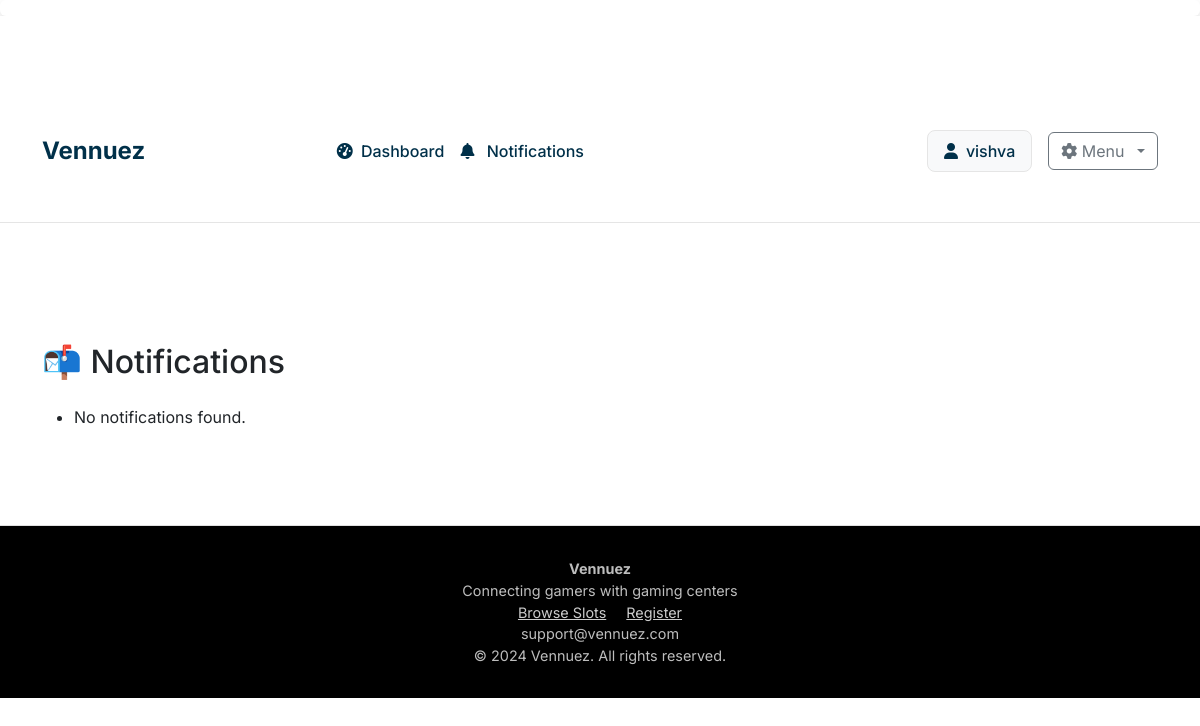
The app's page /notifications (signed in), older data.
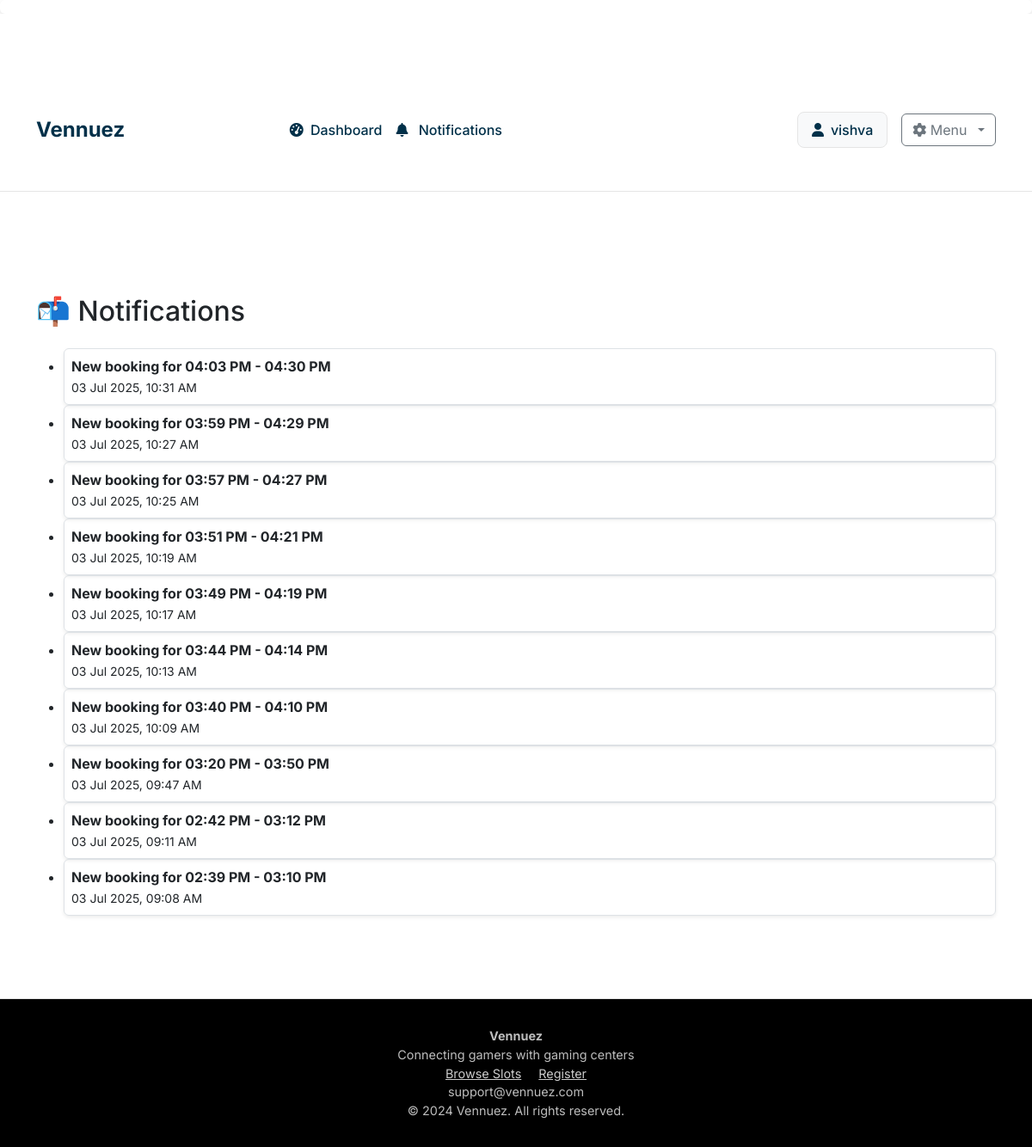
The same page, newer data.
### models.py (models this page shows, shortened)
class Owner(UserMixin, db.Model):
    __tablename__ = 'owners'
    id = db.Column(db.Integer, primary_key=True)
    username = db.Column(db.String(80), unique=True, nullable=False)
    email = db.Column(db.String(120), unique=True, nullable=False)
    password_hash = db.Column(db.String(256), nullable=False)
    phone = db.Column(db.String(20), nullable=False)
    gaming_center_name = db.Column(db.String(200), nullable=False)
    address = db.Column(db.String(255), nullable=True)
    active = db.Column(db.Boolean, default=True)
    created_at = db.Column(db.DateTime, default=datetime.utcnow)
    latitude = db.Column(db.Float, nullable=True)
    longitude = db.Column(db.Float, nullable=True)
    google_maps_link = db.Column(db.String(500), nullable=True)
    amenities = db.Column(db.Text, nullable=True)  # Stored as JSON string
    venue_image1 = db.Column(db.String(500), nullable=True)
    venue_image2 = db.Column(db.String(500), nullable=True)
    venue_image3 = db.Column(db.String(500), nullable=True)
    venue_image4 = db.Column(db.String(500), nullable=True)
    images_uploaded = db.Column(db.Boolean, default=False)
    consoles = db.relationship('Console', backref='owner', lazy=True, cascade='all, delete-orphan')
    subscriptions = db.relationship("Subscription", back_populates="owner", cascade="all, delete")

class Notification(db.Model):
    __tablename__ = 'notifications'
    id = db.Column(db.Integer, primary_key=True)
    owner_id = db.Column(db.Integer, db.ForeignKey('owners.id'), nullable=False)
    message = db.Column(db.String(255), nullable=False)
    created_at = db.Column(db.DateTime, default=datetime.utcnow)
    is_read = db.Column(db.Boolean, default=False)
    owner = db.relationship('Owner', backref='notifications')

### routes.py (the view)
@app.route('/notifications')
@login_required
def all_notifications():
    if not isinstance(current_user, Owner):
        flash("Access denied", "danger")
        return redirect(url_for('dashboard'))
    notifs = Notification.query.filter_by(owner_id=current_user.id).order_by(Notification.created_at.desc()).all()
    return render_template('notifications.html', notifs=notifs)

### app.py (called while the page is built)
@login_manager.user_loader
def load_user(user_id):
    from models import Owner, User
    from flask import session
    user_type = session.get('user_type')
    if user_type == 'owner':
        return Owner.query.get(int(user_id))
    elif user_type == 'user':
        return User.query.get(int(user_id))
    return None

@app.before_request
def show_user_flash_notifications():
    if current_user.is_authenticated and hasattr(current_user, 'id'):
        notifs = UserNotification.query.filter_by(
            user_id=current_user.id,
            is_flash=True,
            is_read=False
        ).all()
        for notif in notifs:
            flash(notif.message, "info")
            notif.is_flash = False
            notif.is_read = True
        if notifs:
            db.session.commit()

### templates/notifications.html
{% extends 'base.html' %}
{% block content %}
<h2 class="text-xl font-bold mb-4">📬 Notifications</h2>
<ul class="space-y-2">
  {% for notif in notifs %}
    <li class="border p-2 rounded bg-gray-100 shadow-sm">
      <strong>{{ notif.message }}</strong><br>
      <small class="text-sm text-gray-600">{{ notif.created_at.strftime('%d %b %Y, %I:%M %p') }}</small>
    </li>
  {% else %}
    <li>No notifications found.</li>
  {% endfor %}
</ul>
{% endblock %}

### templates/base.html (shortened to what this page needs)
<!DOCTYPE html>
<html lang="en">
<head>
  <link rel="stylesheet" href="https://cdnjs.cloudflare.com/ajax/libs/font-awesome/6.0.0/css/all.min.css">
  <div id="flash-msg" class="hidden bg-yellow-200 text-black rounded px-4 py-2 shadow fixed top-4 right-4 z-50"></div>
  <link rel="stylesheet" href="{{ url_for('static', filename='css/main.css') }}">
  <link rel="stylesheet" href="https://cdnjs.cloudflare.com/ajax/libs/font-awesome/6.4.0/css/all.min.css" />
  <link href="https://cdn.jsdelivr.net/npm/bootstrap@5.3.0/dist/css/bootstrap.min.css" rel="stylesheet" />
</head>
<body>
  <nav class="navbar navbar-expand-lg">
    <div class="container">
      <a class="navbar-brand" href="{{ url_for('index') }}">Vennuez</a>
      <div class="collapse navbar-collapse" id="navbarNav">
        <ul class="navbar-nav">
          {% if current_user.is_authenticated %}
            {% if session.user_type != 'owner' %}
              <li class="nav-item">
  <a class="nav-link position-relative" href="{{ url_for('user_notifications') }}">
    <i class="fas fa-bell"></i>
    Notifications
    {% if current_user.is_authenticated and current_user.notifications|selectattr('is_read', 'equalto', False)|list|length > 0 %}
      <span class="badge badge-pill badge-danger" style="position:absolute; top:0; right:0; font-size: 0.6rem;">
        {{ current_user.notifications|selectattr('is_read', 'equalto', False)|list|length }}
      </span>
    {% endif %}
  </a>
</li>
            {% elif session.user_type == 'owner' %}
              <li class="nav-item">
                <a href="{{ url_for('dashboard') }}" class="nav-link {% if request.endpoint == 'dashboard' %}active{% endif %}">
                  <i class="fas fa-tachometer-alt me-1"></i> Dashboard
                </a>
              </li>
              <li class="nav-item">
                <a href="{{ url_for('all_notifications') }}" class="nav-link" title="View Notifications">
                  <i class="fas fa-bell me-2"></i>
                  Notifications
                </a>
              </li>
            {% endif %}
          {% endif %}
        </ul>
        <div class="auth-section ms-auto">
          {% if current_user.is_authenticated %}
            <div class="user-info">
              <i class="fas fa-user"></i>
              <span>{{ current_user.username }}</span>
            </div>
            <div class="dropdown">
              <button class="btn btn-outline-secondary dropdown-toggle" type="button" data-bs-toggle="dropdown" aria-expanded="false">
                <i class="fas fa-cog"></i> Menu
              </button>
            </div>
          {% endif %}
        </div>
      </div>
    </div>
  </nav>
  <main class="container my-4">
    {% block content %}{% endblock %}
  </main>
  <footer class="footer">
    <div>
      <strong>Vennuez</strong><br />
      Connecting gamers with gaming centers<br />
      <a href="{{ url_for('available_slots') }}" style="color:#ccc; margin-right:1rem;">Browse Slots</a>
      <a href="{{ url_for('register') }}" style="color:#ccc;">Register</a><br />
      support@vennuez.com<br />
      &copy; 2024 Vennuez. All rights reserved.
    </div>
  </footer>
</body>
</html>

### static/css/main.css (style rules this page uses)
:root { --primary: #222831; --secondary: #393e46; --accent: #00adb5; --background: #fff; --text: #222831; --muted: #f5f6fa; --border: #e0e0e0; --success: #00b894; --danger: #e17055; }
* { margin: 0; padding: 0; box-sizing: border-box; }
html, body { height: 100%; overflow-x: hidden; }
body { font-family: 'Inter', Arial, sans-serif; background: var(--background); color: var(--text); min-height: 100vh; line-height: 1.6; }
.user-info { color: var(--secondary); font-size: 1rem; }
.btn { background: var(--accent); color: #fff; border: none; border-radius: 4px; padding: 0.5rem 1.25rem; font-size: 1rem; font-weight: 500; cursor: pointer; transition: background 0.2s; outline: none; }
.container { max-width: 1200px; margin: 0 auto; padding: 96px 1.5rem 2rem 1.5rem; }
.btn { display: inline-flex; align-items: center; justify-content: center; padding: 0.75rem 1.5rem; border-radius: 0.25rem; font-weight: 500; cursor: pointer; transition: all 0.2s; border: none; }
h1, h2, h3, h4, h5 { color: var(--primary); font-weight: 700; margin-bottom: 1rem; }
.footer { background: var(--primary); color: #fff; text-align: center; padding: 2rem 1rem 1rem 1rem; margin-top: 3rem; border-top: 1px solid var(--border); }

### templates/base.html (style rules this page uses)
:root { --primary: #003049; --accent: #d62828; }
body { font-family: 'Inter', sans-serif; margin: 0; background: #fff; }
.navbar { background-color: white; padding: 1rem; border-bottom: 1px solid #e5e5e5; }
.navbar .nav-link { color: var(--primary); font-weight: 500; padding: 0.5rem 1rem; border-radius: 5px; transition: all 0.3s ease; }
.navbar-brand { font-weight: bold; color: var(--primary) !important; font-size: 1.5rem; }
.user-info { display: flex; align-items: center; gap: 0.5rem; padding: 0.5rem 1rem; background-color: #f8f9fa; border-radius: 8px; border: 1px solid #e5e5e5; color: var(--primary); font-weight: 500; }
.user-info i { color: var(--primary); }
.footer { background: #000; color: #bdbdbd; padding: 2rem; text-align: center; font-size: 0.9rem; }
@media (min-width: 992px) { .navbar-nav { margin: 0 auto; } }
@media (min-width: 992px) { .auth-section { display: flex; align-items: center; gap: 1rem; } }
.dropdown-toggle::after { margin-left: 0.5rem; }
.btn-outline-secondary { border-color: #6c757d; color: #6c757d; }

Row changes from the older to the newer data that the page shows:
added Notification: message "New booking for 04:03 PM - 04:30 PM", created_at "03 Jul 2025, 10:31 AM"
added Notification: message "New booking for 03:59 PM - 04:29 PM", created_at "03 Jul 2025, 10:27 AM"
added Notification: message "New booking for 03:57 PM - 04:27 PM", created_at "03 Jul 2025, 10:25 AM"
added Notification: message "New booking for 03:51 PM - 04:21 PM", created_at "03 Jul 2025, 10:19 AM"
added Notification: message "New booking for 03:49 PM - 04:19 PM", created_at "03 Jul 2025, 10:17 AM"
added Notification: message "New booking for 03:44 PM - 04:14 PM", created_at "03 Jul 2025, 10:13 AM"
added Notification: message "New booking for 03:40 PM - 04:10 PM", created_at "03 Jul 2025, 10:09 AM"
added Notification: message "New booking for 03:20 PM - 03:50 PM", created_at "03 Jul 2025, 09:47 AM"
added Notification: message "New booking for 02:42 PM - 03:12 PM", created_at "03 Jul 2025, 09:11 AM"
added Notification: message "New booking for 02:39 PM - 03:10 PM", created_at "03 Jul 2025, 09:08 AM"
Text that changed along with them:
text no longer shown: "No notifications found."
